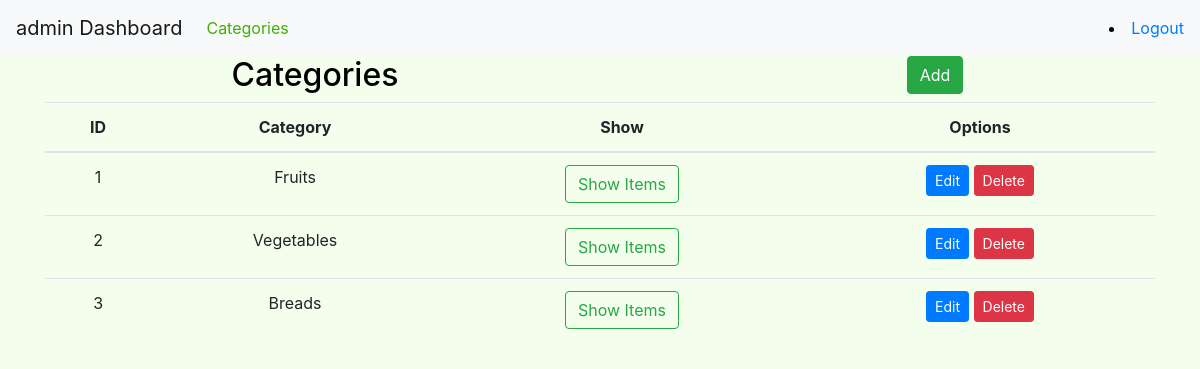
Page /admin/admin_categories (signed in) on the committed database.
### market/models.py (models this page shows, shortened)
class User(db.Model,UserMixin):
    id = db.Column(db.Integer(), primary_key=True)
    username = db.Column(db.String(length=30), nullable=False, unique=True)
    email = db.Column(db.String(length=50), nullable=False, unique=True)
    is_admin = db.Column(db.Boolean(), nullable=False, default=False)
    password_hash = db.Column(db.String(length=60), nullable=False)
    items = db.relationship('Item', backref='owned_user', lazy=True)
    cart_items=db.relationship('Cart',backref='user',lazy=True)
    @property
    def password(self):
        return self.password

class Category(db.Model):
    id = db.Column(db.Integer, primary_key=True)
    name = db.Column(db.String(length=30), nullable=False, unique=True)

### market/routes.py (the view)
@app.route('/admin/admin_categories')
@login_required
def admin_categories():
    if not current_user.is_admin:
        flash('Access denied. You are not an admin.', 'danger')
        return redirect(url_for('dashboard_page'))
    return render_template('admin_categories.html',user=User.query.get(current_user.id),categories=Category.query.all())

### market/models.py (called while the page is built)
@login_manager.user_loader
def load_user(user_id):
    return User.query.get(int(user_id))

### market/templates/admin_categories.html (shortened to what this page needs)
{% extends 'base.html' %}
{% block content %}
<div class="container text-center">
  <div class="row">
    <div class="col">
      <h2>Categories</h2>
    </div>
    <div class="col">
      <a class="btn btn-success" style="margin-left: 100px;" href="{{ url_for('add_category') }}">
        Add
      </a>
    </div>
  </div>
<table class="table table-hover table-darkgreen">
    <thead>
        <tr>
            <th scope="col">ID</th>
            <th scope="col">Category</th>
            <th scope="col">Show</th>
            <th scope="col">Options</th>
        </tr>
    </thead>
    <tbody>
        {% for category in categories %}
            <tr>
                <td>{{ category.id }}</td>
                <td>{{ category.name }}</td>
                <td>
                    <a href="{{ url_for('show_category', category_id=category.id) }}" class="btn btn-outline-success">Show Items</a>
                <td>
                    <a href="{{ url_for('edit_category', category_id=category.id) }}" class="btn btn-primary btn-sm">Edit</a>
                    <a href="{{ url_for('delete_category', category_id=category.id) }}" class="btn btn-danger btn-sm">Delete</a>
                </td>
            </tr>
        {% endfor %}
    </tbody>
{% endblock %}

### market/templates/base.html (shortened to what this page needs)
<!doctype html>
<html lang="en">
<head>
    <link rel="stylesheet"
          href="https://cdn.jsdelivr.net/npm/bootstrap@4.5.3/dist/css/bootstrap.min.css"
>
</head>
<body>
<nav class="navbar navbar-expand-lg navbar-light bg-light ">
    <a class="navbar-brand" href="{{ url_for('dashboard_page') }}">{{ current_user.username }} Dashboard</a>
    <div class="collapse navbar-collapse" id="navbarSupportedContent">
        <ul class="navbar-nav mr-auto">
            {% if current_user.is_admin %}
            <li class="nav-item active">
                <a class="nav-link" href="{{url_for('admin_categories')}}">Categories </a>
            </li>
            {% endif %}
        </ul>
        <li class="nav-item ml-auto">
            <a class="nav-item" href="{{ url_for('logout_page') }}">Logout</a>
        </li>
    </div>
</nav>
{% block content %}
{% endblock %}
</body>
</html>

### market/templates/base.html (style rules this page uses)
.navbar.navbar-expand-lg.navbar-light .navbar-nav .nav-link { color: #43AE00; }
body { background-color: #F3FFEC; color: black }

### rows in the picture
User: username "admin"
Category: id "1", name "Fruits"
Category: id "2", name "Vegetables"
Category: id "3", name "Breads"
